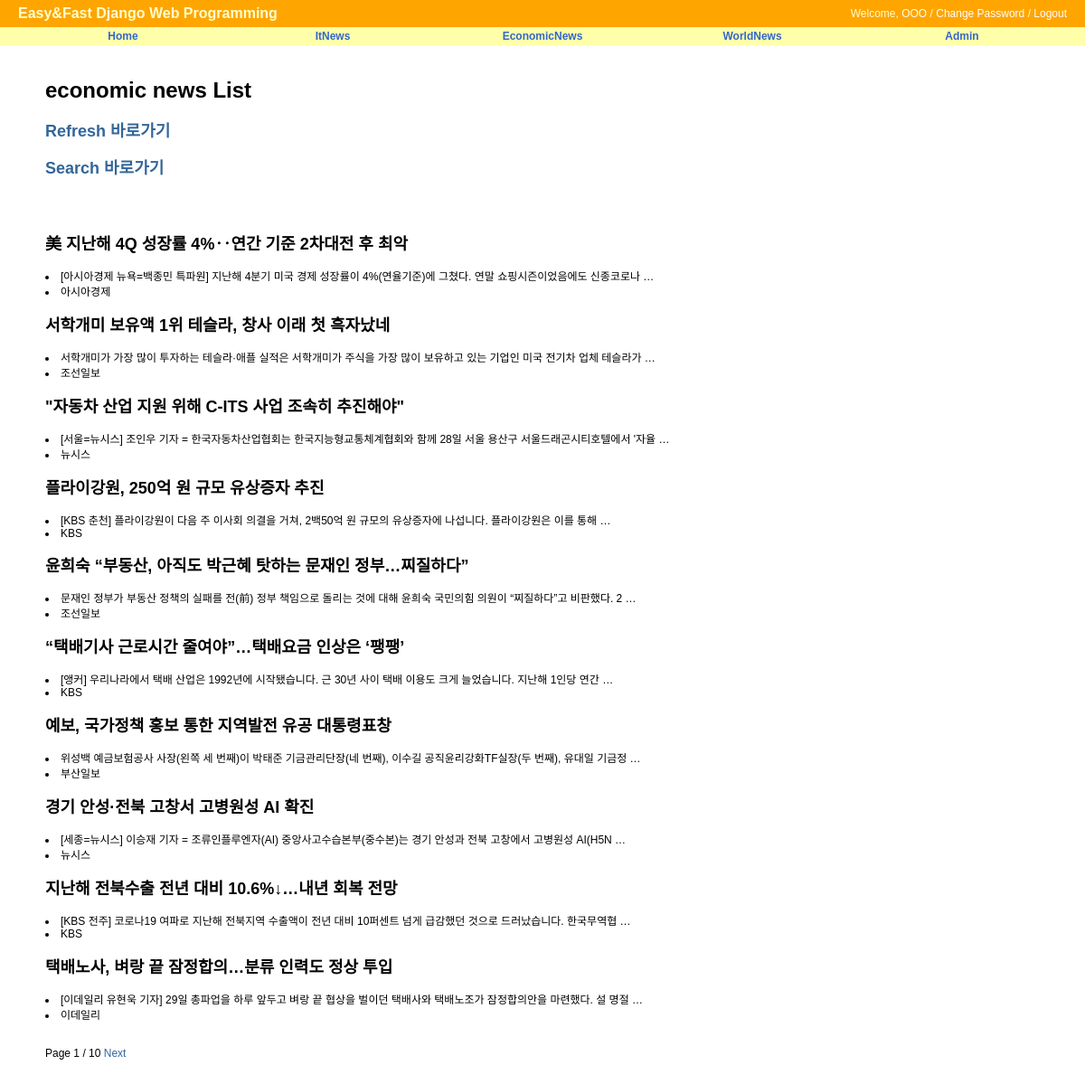
Before: /economicnews/ with the older database file.
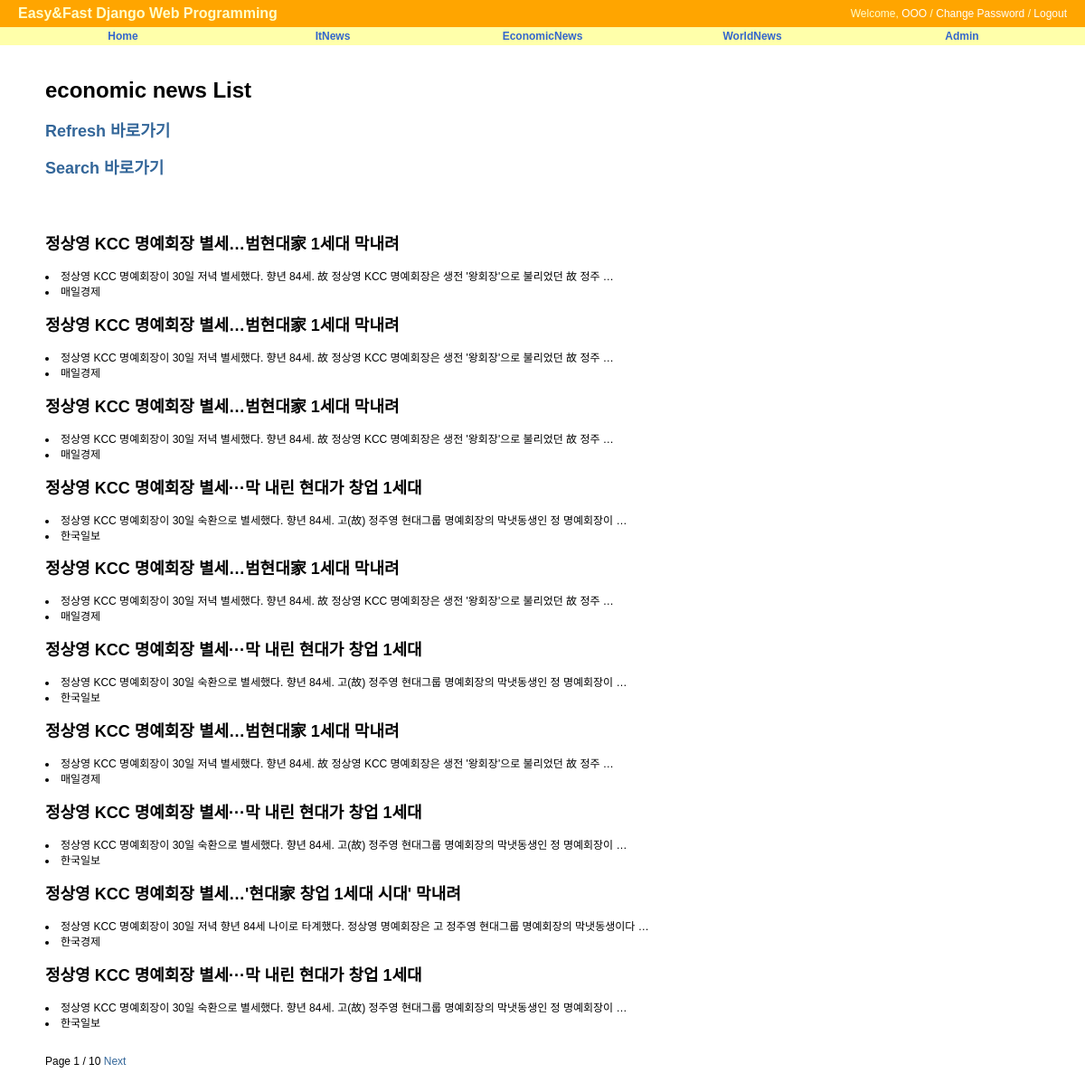
After: the same page with the newer database file.
### economic_news/models.py (models this page shows, shortened)
class EconomicNews(models.Model):
    title = models.CharField(max_length=50, blank=True, null=True)
    writer = models.CharField(max_length=50, blank=True, null=True)
    preview = models.TextField()
    class Meta:
        verbose_name = 'economic_new'
        verbose_name_plural = 'economic_news'
        db_table = 'economic_news'
        ordering = ('-id',)

### economic_news/views.py (the view)
# urls.py: path('', EconomicNewsView.as_view(), name='economicnews'),
class EconomicNewsView(ListView):
    model = EconomicNews
    template_name = 'economic_news/economic_list.html'
    paginate_by = 10

### economic_news/templates/economic_news/economic_list.html (shortened to what this page needs)
{% extends "base.html" %}
{% block content %}
<div id="content">
	<h1>economic news List</h1>
	<h2><a href="{% url 'economic_news:ecorefresh' %}">Refresh 바로가기</a></h2>
    <h2><a href="{% url 'economic_news:ecosearch' %}">Search 바로가기</a></h2>
    <br/><br/>
	{% for economicnews in object_list %}
		<h2>{{ economicnews.title }}</h2>
		<li>{{ economicnews.preview }}</li>
		<li>{{ economicnews.writer }}</li>
	{% endfor %}
	<br/><br/>
	<div>
        Page {{ page_obj.number }} / {{ page_obj.paginator.num_pages }}
        {% if page_obj.has_next %}
            <a href="?page={{ page_obj.next_page_number }}">Next</a>
        {% endif %}
    </div>
	<br/><br/>
</div>
{% endblock %}

Changed rows visible on the page:
removed EconomicNews: title "美 지난해 4Q 성장률 4%‥연간 기준 2차대전 후 최악", preview "[아시아경제 뉴욕=백종민 특파원] 지난해 4분기 미국 경제 성장률이 4%(연율기준)에 그쳤다. 연말 쇼핑시즌이었음에도 신종코로나 …", writer "아시아경제"
removed EconomicNews: title "서학개미 보유액 1위 테슬라, 창사 이래 첫 흑자났네", preview "서학개미가 가장 많이 투자하는 테슬라·애플 실적은 서학개미가 주식을 가장 많이 보유하고 있는 기업인 미국 전기차 업체 테슬라가 …", writer "조선일보"
removed EconomicNews: title "\"자동차 산업 지원 위해 C-ITS 사업 조속히 추진해야\"", preview "[서울=뉴시스] 조인우 기자 = 한국자동차산업협회는 한국지능형교통체계협회와 함께 28일 서울 용산구 서울드래곤시티호텔에서 '자율 …", writer "뉴시스"
removed EconomicNews: title "플라이강원, 250억 원 규모 유상증자 추진", preview "[KBS 춘천] 플라이강원이 다음 주 이사회 의결을 거쳐, 2백50억 원 규모의 유상증자에 나섭니다. 플라이강원은 이를 통해 …", writer "KBS"
removed EconomicNews: title "윤희숙 “부동산, 아직도 박근혜 탓하는 문재인 정부…찌질하다”", preview "문재인 정부가 부동산 정책의 실패를 전(前) 정부 책임으로 돌리는 것에 대해 윤희숙 국민의힘 의원이 “찌질하다”고 비판했다. 2 …", writer "조선일보"
removed EconomicNews: title "“택배기사 근로시간 줄여야”…택배요금 인상은 ‘팽팽’", preview "[앵커] 우리나라에서 택배 산업은 1992년에 시작됐습니다. 근 30년 사이 택배 이용도 크게 늘었습니다. 지난해 1인당 연간 …", writer "KBS"
removed EconomicNews: title "예보, 국가정책 홍보 통한 지역발전 유공 대통령표창", preview "위성백 예금보험공사 사장(왼쪽 세 번째)이 박태준 기금관리단장(네 번째), 이수길 공직윤리강화TF실장(두 번째), 유대일 기금정 …", writer "부산일보"
removed EconomicNews: title "경기 안성·전북 고창서 고병원성 AI 확진", preview "[세종=뉴시스] 이승재 기자 = 조류인플루엔자(AI) 중앙사고수습본부(중수본)는 경기 안성과 전북 고창에서 고병원성 AI(H5N …", writer "뉴시스"
removed EconomicNews: title "지난해 전북수출 전년 대비 10.6%↓…내년 회복 전망", preview "[KBS 전주] 코로나19 여파로 지난해 전북지역 수출액이 전년 대비 10퍼센트 넘게 급감했던 것으로 드러났습니다. 한국무역협 …", writer "KBS"
removed EconomicNews: title "택배노사, 벼랑 끝 잠정합의…분류 인력도 정상 투입", preview "[이데일리 유현욱 기자] 29일 총파업을 하루 앞두고 벼랑 끝 협상을 벌이던 택배사와 택배노조가 잠정합의안을 마련했다. 설 명절 …", writer "이데일리"
added EconomicNews: title "정상영 KCC 명예회장 별세…범현대家 1세대 막내려", preview "정상영 KCC 명예회장이 30일 저녁 별세했다. 향년 84세. 故 정상영 KCC 명예회장은 생전 '왕회장'으로 불리었던 故 정주 …", writer "매일경제"
added EconomicNews: title "정상영 KCC 명예회장 별세…범현대家 1세대 막내려", preview "정상영 KCC 명예회장이 30일 저녁 별세했다. 향년 84세. 故 정상영 KCC 명예회장은 생전 '왕회장'으로 불리었던 故 정주 …", writer "매일경제"
added EconomicNews: title "정상영 KCC 명예회장 별세…범현대家 1세대 막내려", preview "정상영 KCC 명예회장이 30일 저녁 별세했다. 향년 84세. 故 정상영 KCC 명예회장은 생전 '왕회장'으로 불리었던 故 정주 …", writer "매일경제"
added EconomicNews: title "정상영 KCC 명예회장 별세···막 내린 현대가 창업 1세대", preview "정상영 KCC 명예회장이 30일 숙환으로 별세했다. 향년 84세. 고(故) 정주영 현대그룹 명예회장의 막냇동생인 정 명예회장이 …", writer "한국일보"
added EconomicNews: title "정상영 KCC 명예회장 별세…범현대家 1세대 막내려", preview "정상영 KCC 명예회장이 30일 저녁 별세했다. 향년 84세. 故 정상영 KCC 명예회장은 생전 '왕회장'으로 불리었던 故 정주 …", writer "매일경제"
added EconomicNews: title "정상영 KCC 명예회장 별세···막 내린 현대가 창업 1세대", preview "정상영 KCC 명예회장이 30일 숙환으로 별세했다. 향년 84세. 고(故) 정주영 현대그룹 명예회장의 막냇동생인 정 명예회장이 …", writer "한국일보"
added EconomicNews: title "정상영 KCC 명예회장 별세…범현대家 1세대 막내려", preview "정상영 KCC 명예회장이 30일 저녁 별세했다. 향년 84세. 故 정상영 KCC 명예회장은 생전 '왕회장'으로 불리었던 故 정주 …", writer "매일경제"
added EconomicNews: title "정상영 KCC 명예회장 별세···막 내린 현대가 창업 1세대", preview "정상영 KCC 명예회장이 30일 숙환으로 별세했다. 향년 84세. 고(故) 정주영 현대그룹 명예회장의 막냇동생인 정 명예회장이 …", writer "한국일보"
added EconomicNews: title "정상영 KCC 명예회장 별세…'현대家 창업 1세대 시대' 막내려", preview "정상영 KCC 명예회장이 30일 저녁 향년 84세 나이로 타계했다. 정상영 명예회장은 고 정주영 현대그룹 명예회장의 막냇동생이다 …", writer "한국경제"
added EconomicNews: title "정상영 KCC 명예회장 별세···막 내린 현대가 창업 1세대", preview "정상영 KCC 명예회장이 30일 숙환으로 별세했다. 향년 84세. 고(故) 정주영 현대그룹 명예회장의 막냇동생인 정 명예회장이 …", writer "한국일보"
